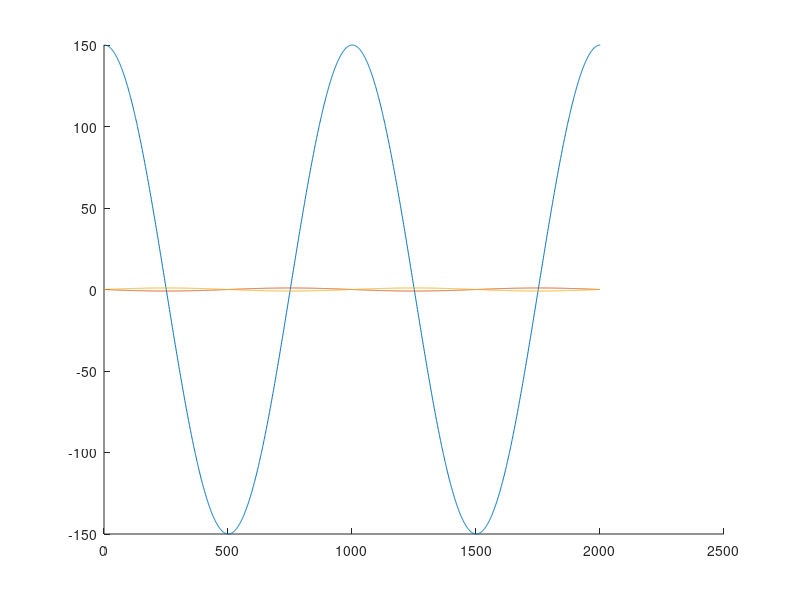

Write the MATLAB code that produced this figure. (Note: this script raises an error after producing the figure.)
%% generate open loop commands from goal 1st time
% generate 0.2 Hz sine wave 
% in mm and ms

close all;
dt = 1; % ms
time_int = 50; % ms (command every 0.5s) need to be inputted to teensy sketch
% total_time = 6001;

% for the step response
% dist = 500;
% posGoal = [0*ones(1, 1000) 0:dist/500:dist dist*ones(1, 2000) dist:-dist/500:0 0*ones(1, 1000)]; % for trapezium (step response)

% for the sine waves
amplitude = 150;
a = 0:2000;
b = 1000:2000;

posGoal = [amplitude*cos(2*pi*a/1000)];
% [amplitude*cos(2*pi*a/2000)]
%[amplitude*cos(2*pi*a/500)] 
%    [amplitude*cos(2*pi*b/250)];
% 
  
% continuous velocity of the motors
Av = diff(posGoal)/dt; 
Bv = diff(-posGoal)/dt;

% scale from m/s to motor command levels (-255 to 255)
% initially by an arbitrary value, it will be adjusted each iteration
Av_initialCommand = Av * 6 + (Av >= 0).*Av*20 + 3;
Bv_initialCommand = Bv * 6 + (Bv >= 0).*Bv*20 + 3;

Av_disc = [];
Bv_disc = [];

% discretise motor command
for i = 1:time_int:numel(Av_initialCommand)
    Av_disc = [Av_disc Av_initialCommand(i)];
    Bv_disc = [Bv_disc Bv_initialCommand(i)];
end

figure(1); hold on;
plot(posGoal)
plot(Av);
plot(Bv);
% plot(Av_initialCommand);
% plot(Bv_initialCommand);

output = "M ";
for i = 1:length(Av_disc)
    output = append(output, sprintf('%.0f ' , Av_disc(i)));
    output = append(output, sprintf('%.0f ' , Bv_disc(i)));
end
disp(output);

%% processing recorded data and plotting position date

% open the mocap matlab file first

close all;

encoder_scale = 30*pi/256; % counts to mm conversion
mocapFile = OL_sine_slowTwo0007; % change name of mocap mat file each time
% mocap data is already in mm

teensyTable = readtable('CoolTerm_sine_slow_2nd.txt'); % insert name of teensy serial file
mocap_all_data = mocapFile.Trajectories.Labeled.Data; % insert name of mocap file % add (1,:,:) at the end to select which label
% mocap_all_data = mocap_all_data(:,:,1:760); % cut off the end

mocapX = squeeze(mocap_all_data(1,1,:));
mocapY = squeeze(mocap_all_data(1,2,:));
mocap1D = sqrt(mocapX.^2 + mocapY.^2);
mocap1D = mocap1D - mocap1D(1); % so it starts at 0
mocapZ = squeeze(mocap_all_data(1,3,:)); % the height (z location)
mocapZ = mocapZ - mocapZ(1); % calibrate start height, add an offset the first time to increase tension (- 220)

teensyArray = table2array(teensyTable);
Encoder1 = encoder_scale*(teensyArray(:, 2));
Encoder1 = Encoder1 - Encoder1(1);
Encoder2 = encoder_scale*(teensyArray(:, 4));
Encoder2 = Encoder2 - Encoder2(1);
M1_command = 1*(teensyArray(:, 1));
M2_command = 1*(teensyArray(:, 3));
teensyFrameRate = (teensyArray(:, 5));

% the number of ms between every data point
mocapSamplingInterval = 1000*1/mocapFile.FrameRate;
teensySamplingInterval = 1000/mean(teensyFrameRate);

% resample at every ms (like posGoal) so can differentiate and compute
% error later
Encoder1 = interp1(1:teensySamplingInterval:teensySamplingInterval*numel(Encoder1), Encoder1, 1:teensySamplingInterval*numel(Encoder1)); 
Encoder2 = interp1(1:teensySamplingInterval:teensySamplingInterval*numel(Encoder2), Encoder2, 1:teensySamplingInterval*numel(Encoder2)); 
mocap1D = interp1(1:mocapSamplingInterval:mocapSamplingInterval*numel(mocap1D), mocap1D, 1:mocapSamplingInterval*numel(mocap1D)); 
mocapZ = interp1(1:mocapSamplingInterval:mocapSamplingInterval*numel(mocapZ), mocapZ, 1:mocapSamplingInterval*numel(mocapZ));

% remove any NaN values that are created at the end of the interpolation
mocap1D = mocap1D(~isnan(mocap1D));
mocapZ = mocapZ(~isnan(mocapZ));
mocap1D = mocap1D(1,1:numel(Encoder1));
mocapZ = mocapZ(1,1:numel(Encoder1));

set(groot,'defaultLineLineWidth', 1.3)
figure('Renderer', 'painters', 'Position', [10 10 900 500]); hold on;
title("0.5 Hz and 1 Hz Sine Wave Position Data (initial command)", FontSize=13);
plot(-posGoal, 'color', 'black')
plot(Encoder1, 'color', [114 147 203]./215)
plot(Encoder2, 'color', [211 94 96]./215)
plot(mocapZ, 'color', [144 103 167]./255);
plot(mocap1D, 'color', "#EDB120");
ylabel("distance (mm)", FontSize=12)
xlabel("t (ms)", FontSize=12);
legend("Goal", "Encoder 1 reading", "Encoder 2 reading","Z location (mocap)", "1D location (mocap)")
set(gca,'fontsize', 14)

% % for plotting the microcontrollers sampling rate:
% figure('Renderer', 'painters', 'Position', [10 10 900 300]); hold on;
% plot(1:teensySamplingInterval:teensySamplingInterval*numel(teensyFrameRate), teensyFrameRate); % move this to a plot below
% xlabel("t (ms)", FontSize=12);
% ylim([0 500])
% ylabel({'Microcontroller';'Frame Rate (Hz)'});
% set(gca,'fontsize', 14)


%% plotting velocity data and updating driving signal

% data is now all in mm (scale matching with goal) and matched up at start time

% update these to previous command (continuous) as generated each iteration
Av_old = Av_initialCommand;
Bv_old = Bv_initialCommand;

% differentiate the position arrays for velocities (m/s as its mm/ms)
mocap1D_vel = diff(mocap1D);
% En1_vel = diff(Encoder1);
% En2_vel = diff(Encoder2);
mocap1D_vel = mocap1D_vel(1, 1:numel(Av_old));
mocapZ = mocapZ(1, 1:numel(Av_initialCommand));

% gains for the different errors (tweak)
gain1D = 4.0;
gainZ = 0.05;
gainEn = 1;

% the errors from mocap 1D, mocap Z and each encoder
error1D = Av - mocap1D_vel;
errorZ = - mocapZ; % if its falling, increase both motors commands
errorEnA = posGoal - Encoder1(1:numel(posGoal));
errorEnB = -posGoal - Encoder2(1:numel(posGoal));
errorEnA = diff(errorEnA);
errorEnB = diff(errorEnB);

% updates for each motor
updateA = [error1D*gain1D zeros(1, numel(Av_old)-numel(error1D))] + [errorZ*gainZ zeros(1, numel(Av_old)-numel(errorZ))] + errorEnA*gainEn;
updateB = [-error1D*gain1D zeros(1, numel(Av_old)-numel(error1D))] + [errorZ*gainZ zeros(1, numel(Bv_old)-numel(errorZ))] + errorEnB*gainEn;

% new motor command sequences (each ms)
Av_new = Av_old + updateA;
Bv_new = Bv_old + updateB;

% limit maximum and minimum values
Av_new(Av_new > 127) = 127;
Av_new(Av_new < -127) = -127;
Bv_new(Bv_new > 127) = 127;
Bv_new(Bv_new < -127) = -127;

Av_new_disc = [];
Bv_new_disc = [];

% discretise motor command by averaging each chuck
for i = time_int+1:time_int:numel(posGoal)
    avg_A = mean(Av_new(i-time_int:i));
    avg_B = mean(Bv_new(i-time_int:i));
    Av_new_disc = [Av_new_disc avg_A];
    Bv_new_disc = [Bv_new_disc avg_B];
end

% create string to send to teensy with the new motor commands
output = "M ";
for i = 1:length(Av_new_disc)
    output = append(output, sprintf('%.0f ' , Av_new_disc(i)));
    output = append(output, sprintf('%.0f ' , Bv_new_disc(i)));
end
disp(output);

close all;
figure('Renderer', 'painters', 'Position', [10 10 900 600]); hold on;
plot(Av_new, 'color', [57 106 177]./255)
plot(Bv_new, 'color', [204 37 41]./255)
plot(Av_old, ':', 'color', [57 106 177]./255)
plot(Bv_old, ':', 'color', [204 37 41]./255)
plot(errorEnA*gainEn, 'color', [114 147 203]./215)
plot(errorEnB*gainEn, 'color', [211 94 96]./215)
plot(error1D*gain1D, 'color', "#EDB120")
plot(errorZ*gainZ, 'color', [144 103 167]./255)
legend("Motor 1 new", "Motor 2 new", "Motor 1 old", "Motor 2 old", "Encoder 1 error adjustment", "Encoder 2 error adjustment","mocap 1D error adjustment", "mocap Z error adjustment");
title("Step Response Velocity Adjustments (2nd iteration)", FontSize=13);
xlabel("t (ms)", FontSize=12);
ylabel("velocity (m/s)", FontSize=12)
set(gca,'fontsize', 14) 

% the unit is m/s but the errors are multiplied by a gain


% just for checking, actually plot separately with all the command
% iterations
figure(3); hold on;
plot(Av_new_disc);
plot(Bv_new_disc);



